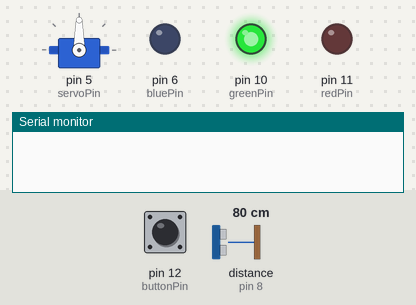
This sketch was run on a simulated Arduino Uno, built with avr-gcc and run on an emulated ATmega328P. On the bench: servo, output pins drawn as LEDs (lit = HIGH), the last lines printed to the serial monitor. The inputs (shaded band) are chosen by the test bench; at power-on: pin 12 (buttonPin) HIGH, distance to the obstacle (sensor on pin 8) 80 cm. The echo pulse lasts 58.3 µs per cm; pins used as bus, display or sensor lines are not drawn.

Above: at 1.2 s.
1.3 s: pin 12 (buttonPin) pulled LOW for 0.15 s
At 1.45 s:
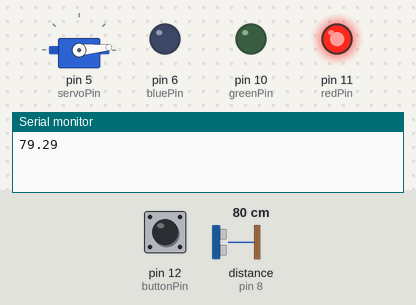
4.3 s: distance to the obstacle (sensor on pin 8) set to 2 cm
7.3 s: pin 12 (buttonPin) pulled LOW for 1 s
At 11.16 s:
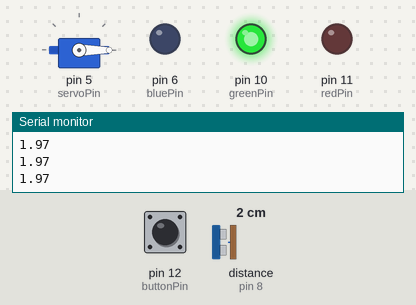
11.3 s: pin 12 (buttonPin) pulled LOW for 3.2 s
At 11.75 s:
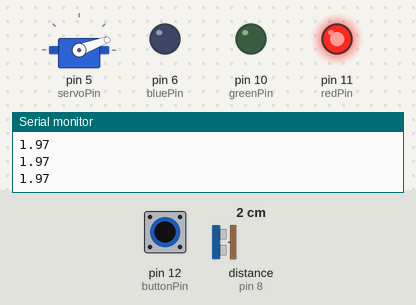
Timing chart, 0 to 16.5 s (numbered marks = the images above; inputs shaded):
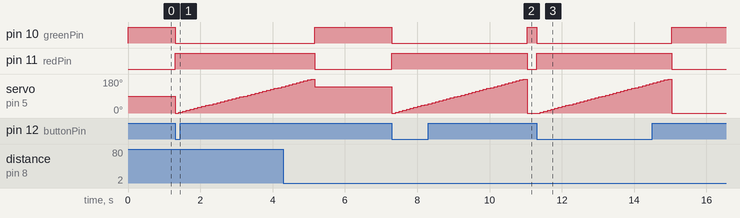

The sketch:

Midterm_Part3_ahussa8_ino.ino
```cpp
#include <Servo.h>

Servo myservo;
const int servoPin = 5;

const int trigPin = 9;
const int echoPin = 8;

const int buttonPin = 12;

const int redPin   = 11;
const int greenPin = 10;
const int bluePin  = 6;

void setColor(int red, int green, int blue) {
  analogWrite(redPin, red);
  analogWrite(greenPin, green);
  analogWrite(bluePin, blue);
}

float getDistance() {
  digitalWrite(trigPin, LOW);
  delayMicroseconds(2);
  digitalWrite(trigPin, HIGH);
  delayMicroseconds(10);
  digitalWrite(trigPin, LOW);

  long duration = pulseIn(echoPin, HIGH, 30000);
  float distance = duration * 0.034 / 2;
  return distance;
}

void setup() {
  Serial.begin(9600);
  myservo.attach(servoPin);

  pinMode(trigPin, OUTPUT);
  pinMode(echoPin, INPUT);

  pinMode(buttonPin, INPUT_PULLUP);

  pinMode(redPin, OUTPUT);
  pinMode(greenPin, OUTPUT);
  pinMode(bluePin, OUTPUT);

  setColor(0, 255, 0);
}

void loop() {
  if (digitalRead(buttonPin) == LOW) {
    setColor(255, 0, 0);

    float bestDistance = 9999.0;
    int bestAngle = 90;

    for (int angle = 0; angle <= 180; angle += 5) {
      myservo.write(angle);
      delay(100);
      float d = getDistance();
      Serial.println(d);
      if ((d < bestDistance) && (d != 0.0)) {
        bestDistance = d;
        bestAngle = angle;
      }
    }

    // Point servo to the angle where the closest object was detected
    myservo.write(bestAngle);

    // Set LED to green to indicate scanning is complete
    setColor(0, 255, 0);

    // Wait for button release to avoid repeated scanning
    while (digitalRead(buttonPin) == LOW) {
      delay(50);
    }

    delay(100);
  }
}
```

Measured:
- after the input at 1.3 s, pin 10 (greenPin): HIGH → LOW at once; pin 11 (redPin): LOW → HIGH at once; servo on pin 5 (servoPin): 90° → 0° at once, → 5° 0.11 s later, → 10° 0.11 s later, → 15° 0.11 s later, … (29 changes in this stretch)
- after the input at 7.3 s, pin 10 (greenPin): HIGH → LOW at once, → HIGH 3.7 s later; pin 11 (redPin): LOW → HIGH at once, → LOW 3.7 s later; servo on pin 5 (servoPin): ramps from 0° to 180° and jumps back, once every 3.7 s
- after the input at 11.3 s, pin 10 (greenPin): HIGH → LOW at once, → HIGH 3.7 s later; pin 11 (redPin): LOW → HIGH at once, → LOW 3.7 s later; servo on pin 5 (servoPin): rises from 0° to 180° in 3.5 s, then falls to 0° in 0.10 s
